Frame 1 (no input): blank canvas, image omitted
Frame 60 (no input): blank canvas, image omitted
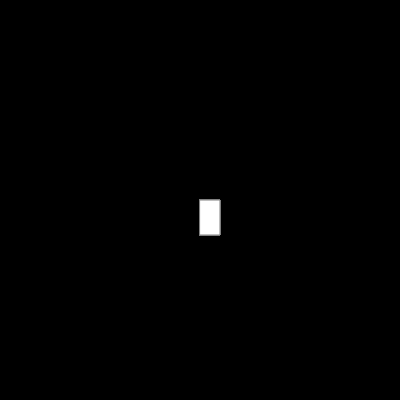
Frame 120 (the mouse pressed at the canvas centre since frame 60)

The p5.js sketch whose frames 1 and 60 were blank and that drew this single picture after the mouse press (run headless with seeded random() and noise() and a simulated clock; from frame 60 on, the mouse is pressed at the canvas centre):

// p5.js sketch
// ── sketch.js
function setup() {
    createCanvas(400, 400);
    background("black")
  }
  
  function draw() {
    stroke("gray");
    fill("white");
    
    
    if (mouseIsPressed) {
      rect(mouseX, mouseY, 20, 35);
    }
  }
  
